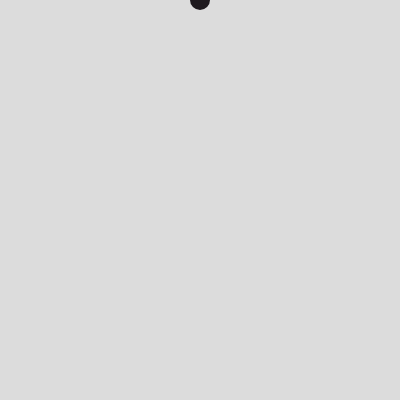
Frame 1 (no input)
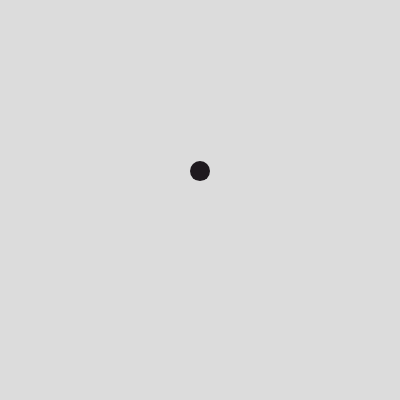
Frame 60 (no input)
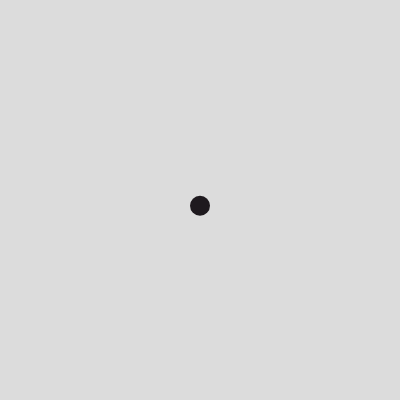
Frame 120 (the mouse pressed at the canvas centre since frame 60)

The p5.js sketch that drew these frames (run headless with seeded random() and noise() and a simulated clock; from frame 60 on, the mouse is pressed at the canvas centre):

// p5.js sketch
// ── sketch.js
var x = 200;
var y = 0;
var speed = 0;
var gravity = 0.1;

function setup() {
  createCanvas(400, 400);
}

function draw() {
  background(220);
fill(30,25,30);
  noStroke();
  ellipse(x,y,20,20);
  
  y = y + speed;
  speed = speed + gravity;
  
  if(y>height){
    speed = speed * -0.9;
    y = height;
  }
}
